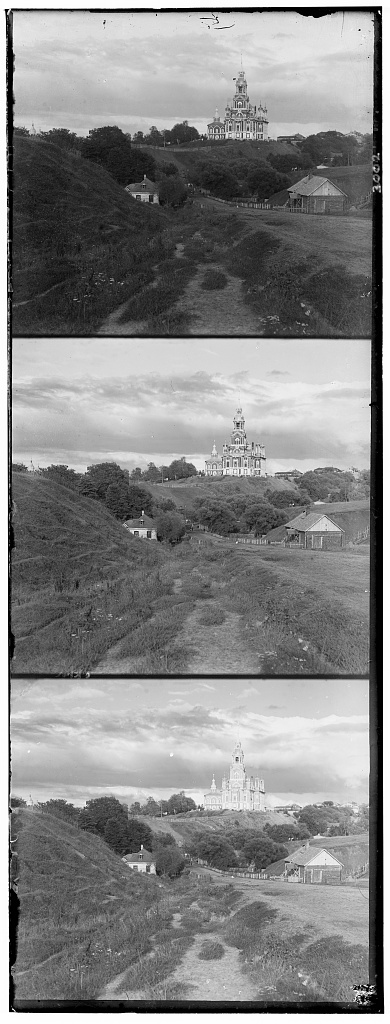
#> input picture data/cathedral.jpg, 390 x 1024 px; its folder holds only this picture in this run
$ jupyter execute --allow-errors proj1.ipynb   (older library calls are emulated)
#> lines starting #> are read from the running program, lines starting #| are printed output that depends on the picture
[cell 1]
# CS194-26 (CS294-26): Project 1 starter Python code

# these are just some suggested libraries
# instead of scikit-image you could use matplotlib and opencv to read, write, and display images

import numpy as np
import skimage as sk
import skimage.io as skio
from skimage.transform import rescale, resize, downscale_local_mean
import os

[cell 2]
# MSE: This is used to find the "differences" between two images
def mse(image1, image2):
    num_pixels = image1.shape[0]*image1.shape[1]
    ssd_value = np.sum((image1-image2)**2)
    return ssd_value/num_pixels

[cell 3]
# Generating all possible start x,y indices.
# In this case, image2 is the bigger image and image1 is the cropped image.
# We compute the mse with the cropped image1 against various cropped sections of image2
# and pick which cropped section of image2 results in the lowest mse
def align_small(image1, image2):
    min_mse = float('inf')
    min_image = None
    image1_width = image1.shape[1]
    image1_height = image1.shape[0]
    min_width = 0
    min_height = 0
    for w in range(0, image2.shape[1]-image1_width):
        for h in range(0, image2.shape[0]-image1_height):
            image2_cropped = image2[h:(h+image1_height), w:(w+image1_width)]
            mse_value = mse(image1, image2_cropped)
            if(mse_value < min_mse):
                min_mse = mse_value
                min_image = image2_cropped
                min_width = w
                min_height = h
    return (min_mse, min_image, min_width, min_height)

[cell 4]
# This function takes in an image and crops the width and height by ten percent
def crop_ten(image):
    ten_percent_width = int(round(0.1 * image.shape[1]))
    cropped_width = image.shape[1] - 2*ten_percent_width

    ten_percent_height = int(round(0.1 * image.shape[0]))
    cropped_height = image.shape[0] - 2*ten_percent_height

    cropped = image[ten_percent_height:(ten_percent_height+cropped_height), ten_percent_width:(ten_percent_width+cropped_width)]
    return cropped

[cell 5]
# This function runs the logic for the smaller .jpg images
def small_jpg_images(r,b,g):
    # First, we crop the green glass plate image
    g_cropped = crop_ten(g)

    # We align the cropped green against the blue image to find which section of the blue
    # images results in the lowest mse with the cropped green image
    (min_mse_bg, blue_image, bw, bh) = align_small(g_cropped, b)
    # We align the cropped green against the red image to find which section of the red
    # images results in the lowest mse with the cropped green image
    (min_mse_rg, red_image, rw, rh) = align_small(g_cropped, r)

    return (red_image, rw, rh, g_cropped, blue_image, bw, bh)

[cell 6]
# [10 lines left out: function generate_pyramid_layers, not called in this run]

[cell 7]
# [29 lines left out: function align_big, not called in this run]

[cell 8]
# [23 lines left out: function bigger_images, not called in this run]

[cell 9]
def run_everything(imname):
    # read in the image
#> called with imname = 'cathedral.jpg'
    im = skio.imread(INPUT_PATH + imname)
#> im is the input picture: shape (1024, 390); min 0, max 255, mean 133.7
    name_len = len(imname)

    # convert to double (might want to do this later on to save memory)
    im = sk.img_as_float(im)

    # compute the height of each part (just 1/3 of total)
    height = np.floor(im.shape[0] / 3.0).astype(np.int)
#> height = 341

    # separate color channels
    b = im[:height]
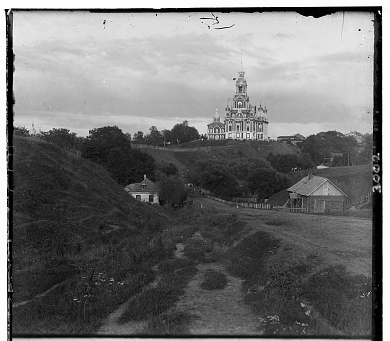
#> b: shape (341, 390) float64; min 0, max 1, mean 0.447
    g = im[height: 2*height]
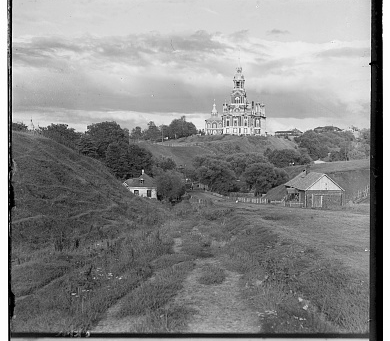
#> g: shape (341, 390) float64; min 0, max 1, mean 0.54
    r = im[2*height: 3*height]
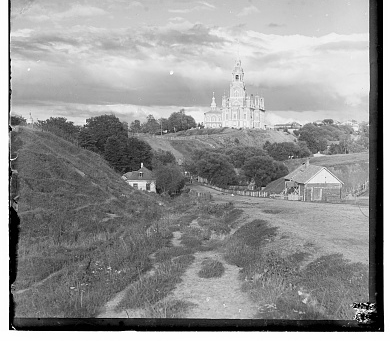
#> r: shape (341, 390) float64; min 0, max 1, mean 0.584

    if(imname[name_len-3:name_len] == "jpg"):
        (red_image, rw, rh, g_cropped, blue_image, bw, bh) = small_jpg_images(r,b,g)
#> in crop_ten, `cropped = image[ten_percent_height:(ten_percent_height+cropped_height)..`:
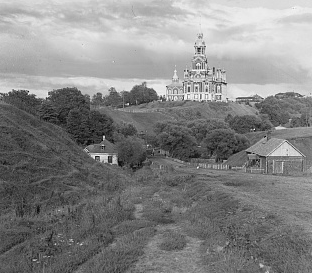
#> cropped: shape (273, 312) float64; min 0, max 1, mean 0.52
#> the loop in align_small, `for w in range(0, image2.shape[1]-image1_width):` made 78 passes
#> after the loop in align_small, `for w in range(0, image2.shape[1]-image1_width):`:
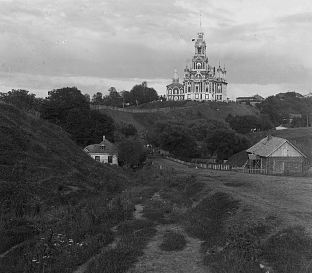
#> min_image: shape (273, 312) float64; min 0, max 0.965, mean 0.405
#> after the loop in align_small (call 2), `for w in range(0, image2.shape[1]-image1_width):`:
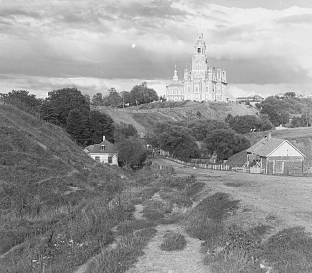
#> min_image: shape (273, 312) float64; min 0.0118, max 1, mean 0.58
    elif(imname[name_len-3:name_len] == "tif"):
        (red_image, rw, rh, g_cropped, blue_image, bw, bh) = bigger_images(r,b,g)

    # create a color image
    im_out = np.dstack([red_image, g_cropped, blue_image])
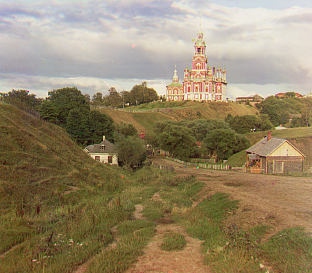
#> im_out: shape (273, 312, 3) float64; mean of channels 0, 1, 2 0.58, 0.52, 0.405; drawn as R, G, B

    # save the image
    fname = "out_path/" + imname[:name_len-3] +"jpg"
    skio.imsave(fname, im_out)

    # display the image
    skio.imshow(im_out)
    skio.show()
    print("******* Image: " + imname + " *********")
    print("R(" + str(rw) + ", " + str(rh) +")")
    print("B(" + str(bw) + ", " + str(bh) +")")

$ run again, on data/monastery.jpg
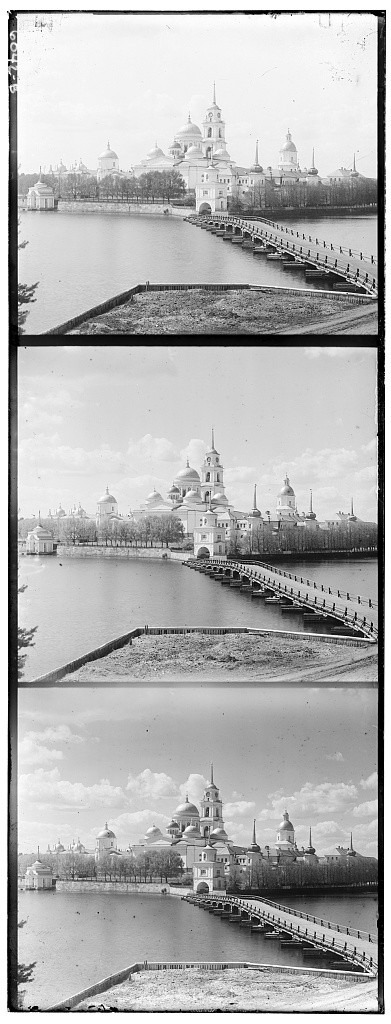
#> input picture data/monastery.jpg, 391 x 1024 px
#> in run_everything, im is the input picture: shape (1024, 391); min 0, max 255, mean 177.7
#> in crop_ten, `cropped = image[ten_percent_height:(ten_percent_height+cropped_height)..`:
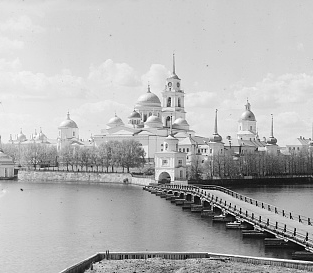
#> cropped: shape (273, 313) float64; min 0, max 1, mean 0.712
#> the loop in align_small, `for w in range(0, image2.shape[1]-image1_width):` made 78 passes
#> in run_everything, `im_out = np.dstack([red_image, g_cropped, blue_image])`:
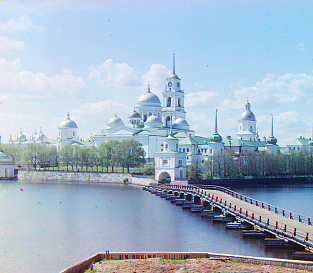
#> im_out: shape (273, 313, 3) float64; mean of channels 0, 1, 2 0.636, 0.712, 0.785; drawn as R, G, B

$ run again, on data/tobolsk.jpg
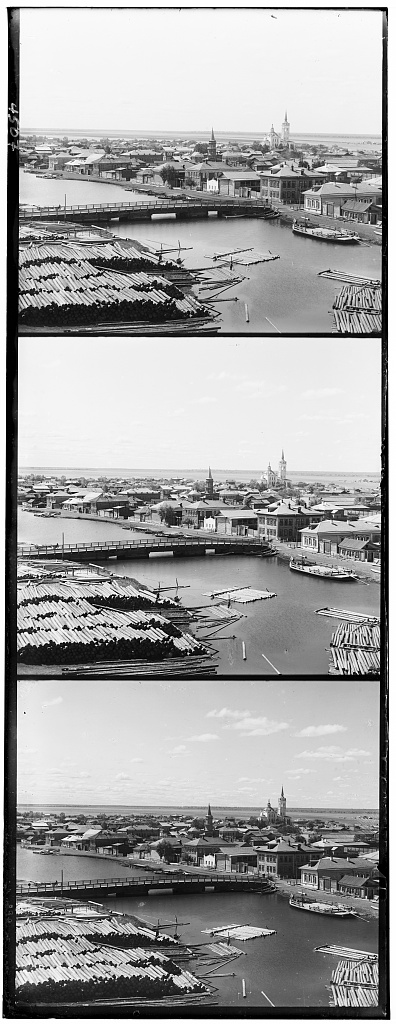
#> input picture data/tobolsk.jpg, 396 x 1024 px
#> in run_everything, im is the input picture: shape (1024, 396); min 0, max 255, mean 161
#> in crop_ten, `cropped = image[ten_percent_height:(ten_percent_height+cropped_height)..`:
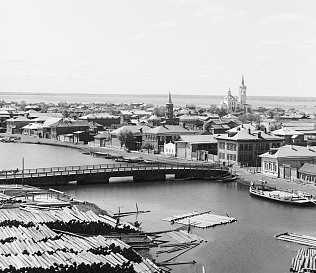
#> cropped: shape (273, 316) float64; min 0, max 1, mean 0.684
#> the loop in align_small, `for w in range(0, image2.shape[1]-image1_width):` made 80 passes
#> in run_everything, `im_out = np.dstack([red_image, g_cropped, blue_image])`:
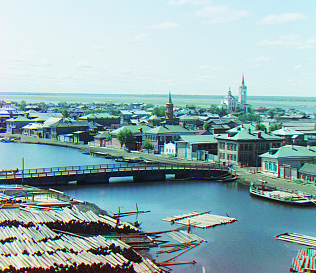
#> im_out: shape (273, 316, 3) float64; mean of channels 0, 1, 2 0.571, 0.684, 0.695; drawn as R, G, B
